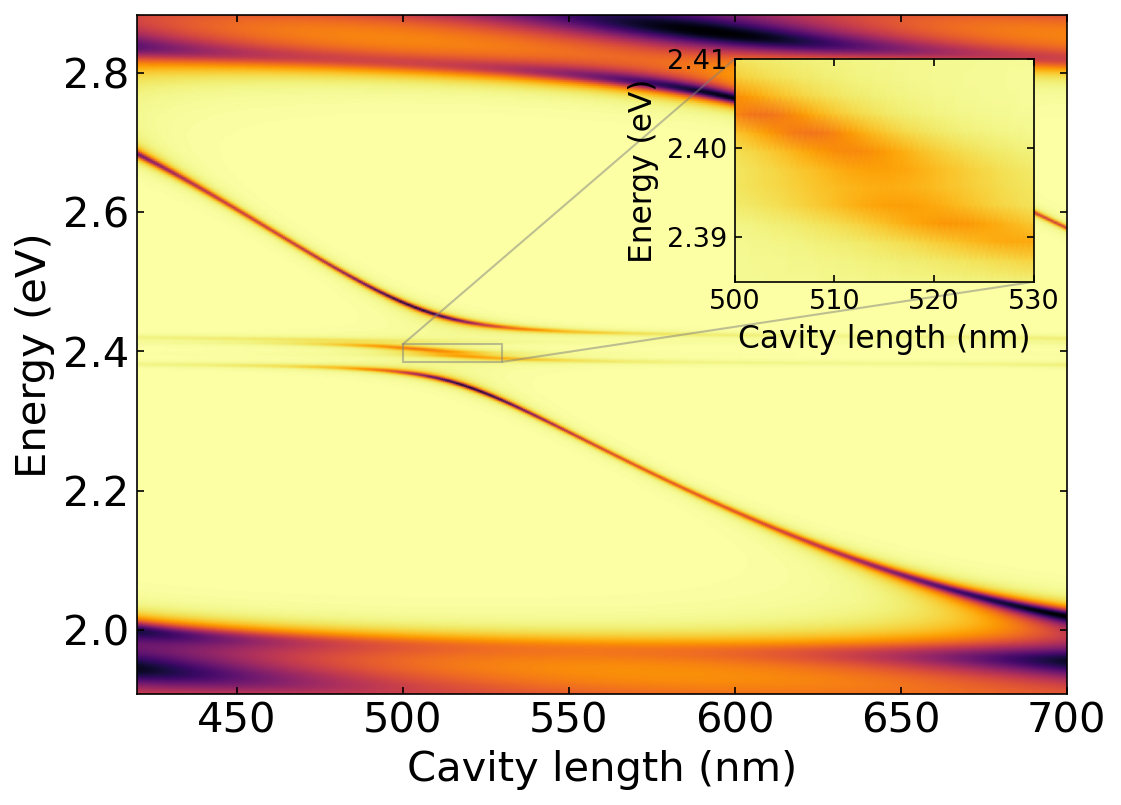

This figure's Python source:
# -*- coding: utf-8 -*-
"""
Created on Fri Aug 25 17:03:27 2023

@author: 7G5484848
"""
import numpy as np
import matplotlib.pyplot as plt
from scipy import interpolate

data = np.genfromtxt('data.txt')

airgaps = np.linspace(420, 700, 501)
wavelengths = np.linspace(430, 650, 501)
energies = 1239.84/wavelengths

fig, ax = plt.subplots(1,1, figsize=(8, 6), facecolor='w', edgecolor='k', dpi=150)
ax.pcolormesh(airgaps, energies, data, cmap = 'inferno', alpha=1, shading ='gouraud', vmin=0)
ax.set_ylabel('Energy (eV)',fontsize=20)
ax.set_xlabel('Cavity length (nm)', fontsize=20)
ax.tick_params(axis='both', direction = "in", which='major', labelsize = 20,
right = True, top = True, left = True)

ax_in = ax.inset_axes([600, 2.5, 90, 0.32], transform=ax.transData)
ax_in.pcolormesh(airgaps, energies, data, cmap = 'inferno', alpha=1, shading ='gouraud', vmin=0)
ax_in.set_xlim((500, 530))
ax_in.set_ylim((2.385, 2.41))
ax_in.set_ylabel('Energy (eV)',fontsize=15)
ax_in.set_xlabel('Cavity length (nm)', fontsize=15)
ax_in.tick_params(axis='both', direction = "in", which='major', labelsize = 13,
right = True, top = True, left = True)
ax.indicate_inset_zoom(ax_in)
plt.show()
fig.savefig('FigureWithInset.png', bbox_inches='tight')
plt.cla()
plt.clf()
plt.close('all')   
